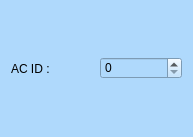
<?xml version="1.0" encoding="UTF-8"?>
<ui version="4.0">
 <class>Butbut</class>
 <widget class="QWidget" name="Butbut">
  <property name="geometry">
   <rect>
    <x>0</x>
    <y>0</y>
    <width>193</width>
    <height>137</height>
   </rect>
  </property>
  <property name="windowTitle">
   <string>Form</string>
  </property>
  <property name="styleSheet">
   <string notr="true">background:rgb(175, 217, 252)</string>
  </property>
  <layout class="QHBoxLayout" name="horizontalLayout">
   <item>
    <widget class="QLabel" name="label">
     <property name="text">
      <string>AC ID :</string>
     </property>
    </widget>
   </item>
   <item>
    <widget class="QSpinBox" name="ac_id_spinBox"/>
   </item>
  </layout>
 </widget>
 <resources/>
 <connections/>
</ui>
